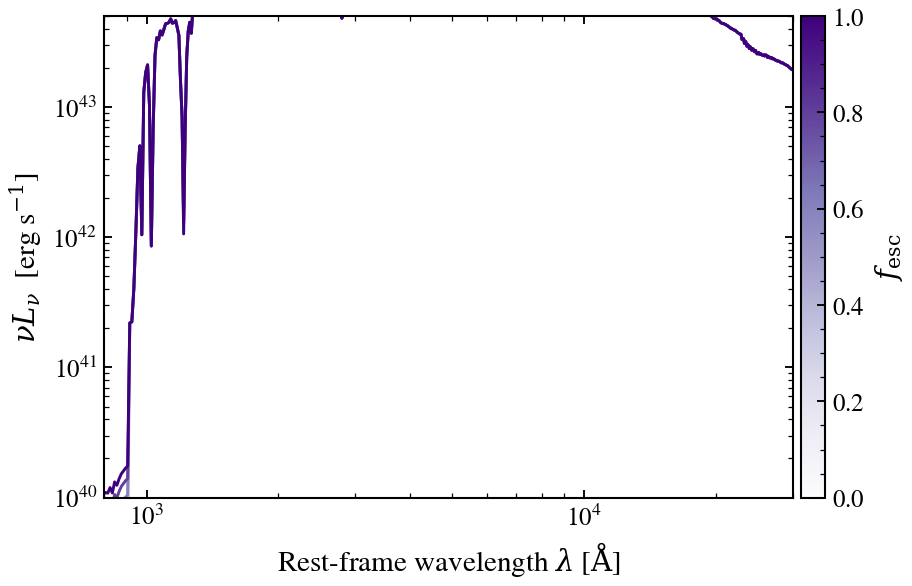

The script that saved this image:
"""
Escape fraction suppresses the optical line ratios, not just amplitudes
========================================================================

We sweep the ionising-photon escape fraction f_esc from 0 to 0.9 at
fixed log U and metallicity, and read out the response in
diagnostic-ratio space ([O III]/Hbeta etc.). Companion to
``plot_lyman_continuum_escape.py``, which shows the same physics in
SED space focused on the Lyman edge.

Reference: Inoue et al. 2014, MNRAS, 442, 1805 (escape fraction
formalism).
"""

import warnings

import jax
import jax.numpy as jnp
import matplotlib as mpl
import matplotlib.pyplot as plt
import numpy as np

import tengri
from tengri.analysis.plotting import setup_style

setup_style()
warnings.filterwarnings("ignore", message=".*BakedInBackend.*")
warnings.filterwarnings("ignore", message=".*deprecated.*")

ssp = tengri.load_ssp("fsps_prsc_miles_chabrier")
model = tengri.SEDModel.build(
    ssp,
    sfh={
        "type": "dpl",
        "*": tengri.FIXED,
        "alpha": 1.0,
        "beta": 2.5,
        "tau_gyr": 0.3,
        "log_peak_sfr": 1.5,
    },
    dust={"type": "two_component", "*": tengri.FIXED, "tau_diff": 0.0, "tau_bc": 0.0},
    neb={"type": "cue", "*": tengri.FIXED, "neb_fesc": tengri.Uniform(0.0, 1.0)},
    redshift=tengri.Fixed(0.05),
)
baseline = dict(model.spec.sample(jax.random.PRNGKey(0)))

fesc_values = np.linspace(0.0, 1.0, 6)
norm = mpl.colors.Normalize(vmin=fesc_values.min(), vmax=fesc_values.max())
cmap = plt.get_cmap("Purples")

fig, ax = plt.subplots(figsize=(6.5, 4.2))
for fesc in fesc_values:
    params = {**baseline, "neb_fesc": jnp.float64(fesc)}
    out = model.predict_rest_sed(params)
    wave = np.asarray(out.wavelength)
    nu = 2.998e18 / wave
    nu_l_nu = nu * np.asarray(out.sed)
    ax.loglog(wave, nu_l_nu, color=cmap(norm(fesc)), lw=1.4)

ax.set_xlim(800, 3e4)
ax.set_ylim(1e40, 5e43)
ax.set_xlabel(r"Rest-frame wavelength $\lambda$ [$\mathrm{\AA}$]")
ax.set_ylabel(r"$\nu L_\nu$  [erg s$^{-1}$]")

cbar = fig.colorbar(plt.cm.ScalarMappable(norm=norm, cmap=cmap), ax=ax, pad=0.01)
cbar.set_label(r"$f_{\mathrm{esc}}$")

fig.tight_layout()
plt.savefig("plot_fesc_sweep.png", dpi=150, bbox_inches="tight")
